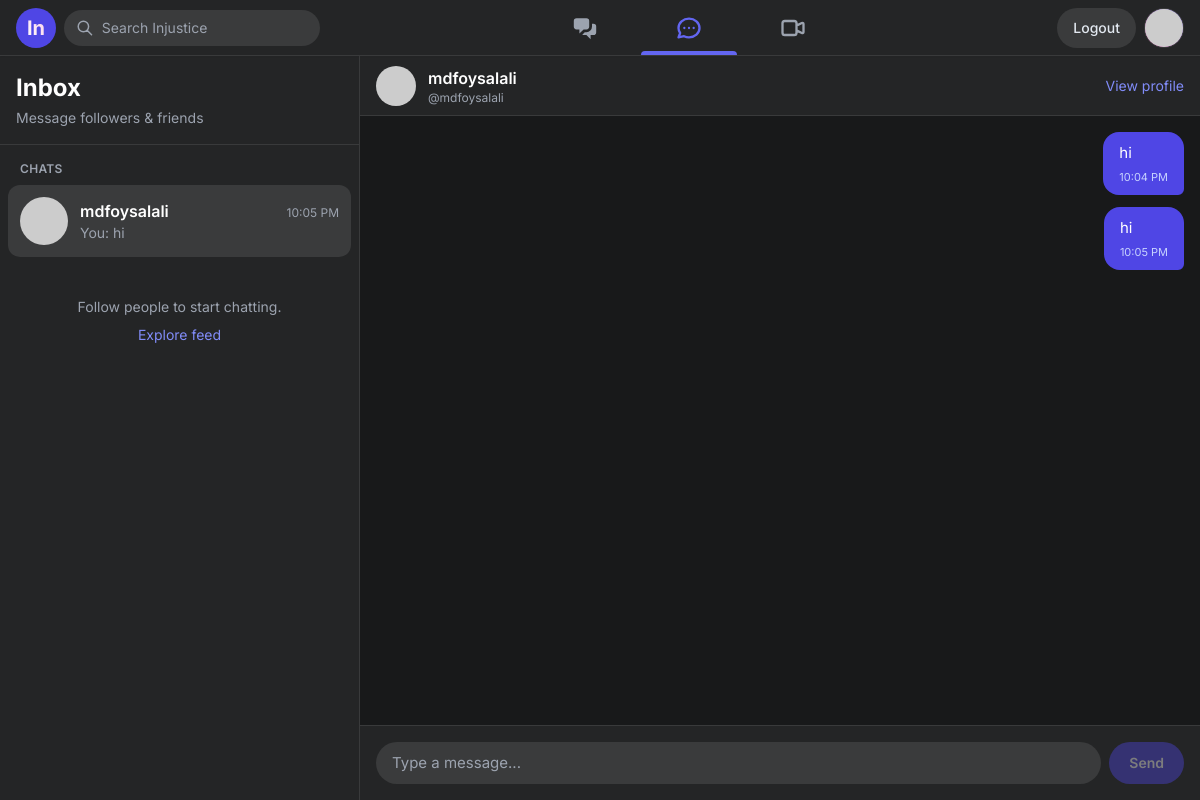
/inbox/mdfoysalali/ (signed in), run on the app's committed database.
### HomePage/models.py (models this page shows, shortened)
class Conversation(models.Model):
    user_one = models.ForeignKey(User, on_delete=models.CASCADE, related_name='conversations_as_one')
    user_two = models.ForeignKey(User, on_delete=models.CASCADE, related_name='conversations_as_two')
    updated_at = models.DateTimeField(auto_now=True)
    class Meta:
        unique_together = ('user_one', 'user_two')
    def other_user(self, current_user):
        return self.user_two if self.user_one_id == current_user.id else self.user_one
    @classmethod
    def get_between(cls, user_a, user_b):
        if user_a.id > user_b.id:
            user_a, user_b = user_b, user_a
        conversation, _ = cls.objects.get_or_create(user_one=user_a, user_two=user_b)
        return conversation

class DirectMessage(models.Model):
    conversation = models.ForeignKey(Conversation, related_name='messages', on_delete=models.CASCADE)
    sender = models.ForeignKey(User, on_delete=models.CASCADE)
    text = models.TextField()
    created_at = models.DateTimeField(auto_now_add=True)
    is_read = models.BooleanField(default=False)
    class Meta:
        ordering = ['created_at']

### HomePage/views.py (the view)
# urls.py: path('inbox/', views.inbox, name='inbox'),
@login_required(login_url='login')
def inbox(request, username=None):
    conversations = Conversation.objects.filter(
        Q(user_one=request.user) | Q(user_two=request.user)
    ).select_related('user_one', 'user_two').order_by('-updated_at')
    conversation_list = []
    for conv in conversations:
        other = conv.other_user(request.user)
        last_msg = conv.messages.order_by('-created_at').first()
        unread = conv.messages.filter(is_read=False).exclude(sender=request.user).count()
        conversation_list.append({
            'conversation': conv,
            'other_user': other,
            'last_message': last_msg,
            'unread_count': unread,
            'connection_label': _connection_label(request.user, other),
        })
    conversation_user_ids = {item['other_user'].id for item in conversation_list}
    contacts = []
    for contact in get_messageable_users(request.user):
        if contact.id in conversation_user_ids:
            continue
        contacts.append({
            'user': contact,
            'connection_label': _connection_label(request.user, contact),
        })
    active_user = None
    active_messages = []
    if username:
        active_user = get_object_or_404(User, username=username)
        if not users_can_message(request.user, active_user):
            messages.error(request, 'You can only message followers and friends.')
            return redirect('inbox')
        active_messages = Conversation.get_between(
            request.user, active_user
        ).messages.select_related('sender').order_by('created_at')
        active_messages.filter(is_read=False).exclude(sender=request.user).update(is_read=True)
    return render(request, 'inbox.html', {
        'user': request.user,
        'conversations': conversation_list,
        'contacts': contacts,
        'active_user': active_user,
        'active_messages': active_messages,
    })

### HomePage/views.py (called while the page is built)
def users_can_message(user_a, user_b):
    if user_a == user_b:
        return False
    return UserFollow.objects.filter(
        Q(follower=user_a, following=user_b) | Q(follower=user_b, following=user_a)
    ).exists()

def get_messageable_users(user):
    following_ids = UserFollow.objects.filter(follower=user).values_list('following_id', flat=True)
    follower_ids = UserFollow.objects.filter(following=user).values_list('follower_id', flat=True)
    return User.objects.filter(id__in=set(following_ids) | set(follower_ids)).order_by('username')

def _connection_label(current_user, other_user):
    i_follow = UserFollow.objects.filter(follower=current_user, following=other_user).exists()
    they_follow = UserFollow.objects.filter(follower=other_user, following=current_user).exists()
    if i_follow and they_follow:
        return 'Friend'
    if i_follow:
        return 'Following'
    return 'Follower'

### HomePage/templates/inbox.html (shortened to what this page needs)
<!DOCTYPE html>
<html lang="en">
<head>
    <script src="https://cdn.tailwindcss.com"></script>
</head>
<body class="bg-[#18191a] text-slate-200 font-sans min-h-screen overflow-hidden flex flex-col">
    <header class="sticky top-0 z-50 w-full h-[56px] bg-[#242526] border-b border-[#393a3b] shadow-sm flex items-center justify-between px-4 flex-shrink-0">
        <div class="flex items-center gap-2">
            <a href="{% url 'home' %}" class="w-10 h-10 bg-indigo-600 rounded-full flex items-center justify-center text-white font-bold text-xl hover:bg-indigo-500 transition">
                <span class="text-transparent bg-clip-text bg-gradient-to-tr from-white to-pink-200">In</span>
            </a>
            <div class="hidden md:flex items-center bg-[#3a3b3c] rounded-full px-3 py-2 w-64">
                <svg xmlns="http://www.w3.org/2000/svg" class="h-5 w-5 text-gray-400" fill="none" viewBox="0 0 24 24" stroke="currentColor"><path stroke-linecap="round" stroke-linejoin="round" stroke-width="2" d="M21 21l-6-6m2-5a7 7 0 11-14 0 7 7 0 0114 0z" /></svg>
                <input type="text" placeholder="Search Injustice" class="bg-transparent border-none outline-none text-sm ml-2 text-slate-200 w-full placeholder-gray-400">
            </div>
        </div>
        <div class="hidden sm:flex flex-1 justify-center max-w-2xl gap-2 h-full">
            <a href="{% url 'home' %}" class="w-24 h-full flex items-center justify-center hover:bg-[#3a3b3c] rounded-lg text-gray-400 hover:text-gray-200 transition">
                <svg xmlns="http://www.w3.org/2000/svg" class="h-7 w-7" viewBox="0 0 20 20" fill="currentColor"><path d="M2 5a2 2 0 012-2h7a2 2 0 012 2v4a2 2 0 01-2 2H9l-3 3v-3H4a2 2 0 01-2-2V5z" /><path d="M15 7v2a4 4 0 01-4 4H9.828l-1.766 1.767c.28.149.599.233.938.233h2l3 3v-3h2a2 2 0 002-2V9a2 2 0 00-2-2h-1z" /></svg>
            </a>
            <a href="{% url 'inbox' %}" class="w-24 h-full flex items-center justify-center text-indigo-500 relative after:absolute after:bottom-0 after:left-0 after:w-full after:h-1 after:bg-indigo-500 after:rounded-t-md">
            </a>
            <a href="{% url 'reels' %}" class="w-24 h-full flex items-center justify-center hover:bg-[#3a3b3c] rounded-lg text-gray-400 hover:text-gray-200 transition">
            </a>
        </div>
        <div class="flex items-center gap-2">
            <a href="{% url 'logout' %}" class="h-10 px-4 rounded-full bg-[#3a3b3c] hover:bg-[#4e4f50] flex items-center justify-center transition text-sm font-medium">Logout</a>
            <a href="{% url 'profile' user.username %}" class="w-10 h-10 rounded-full bg-gradient-to-tr from-pink-500 to-indigo-500 overflow-hidden relative border border-[#3a3b3c]">
                <img src="https://ui-avatars.com/api/?name={{ user.username|default:'U' }}&background=transparent&color=fff" class="w-full h-full object-cover" alt="">
            </a>
        </div>
    </header>
    <div class="flex flex-1 max-w-[1200px] w-full mx-auto overflow-hidden">
        <aside class="w-full sm:w-[360px] border-r border-[#393a3b] bg-[#242526] flex flex-col {% if active_user %}hidden sm:flex{% endif %}">
            <div class="p-4 border-b border-[#393a3b]">
                <h1 class="text-2xl font-bold text-white">Inbox</h1>
                <p class="text-sm text-gray-400 mt-1">Message followers &amp; friends</p>
            </div>
            <div class="flex-1 overflow-y-auto">
                {% if conversations %}
                <div class="p-2">
                    <p class="px-3 py-2 text-xs font-semibold text-gray-400 uppercase tracking-wide">Chats</p>
                    {% for item in conversations %}
                    <a href="{% url 'inbox_chat' item.other_user.username %}"
                       class="flex items-center gap-3 p-3 rounded-xl hover:bg-[#3a3b3c] transition {% if active_user and active_user.username == item.other_user.username %}bg-[#3a3b3c]{% endif %}">
                        <img src="https://ui-avatars.com/api/?name={{ item.other_user.username }}&background=2563eb&color=fff" class="w-12 h-12 rounded-full flex-shrink-0" alt="">
                        <div class="flex-1 min-w-0">
                            <div class="flex justify-between items-baseline gap-2">
                                <span class="font-semibold text-white truncate">{{ item.other_user.first_name|default:item.other_user.username }}</span>
                                {% if item.last_message %}
                                <span class="text-xs text-gray-400 flex-shrink-0">{{ item.last_message.created_at|time:"g:i A" }}</span>
                                {% endif %}
                            </div>
                            <p class="text-sm text-gray-400 truncate">
                                {% if item.last_message %}
                                    {% if item.last_message.sender == user %}You: {% endif %}{{ item.last_message.text }}
                                {% else %}
                                    Start a conversation
                                {% endif %}
                            </p>
                        </div>
                    </a>
                    {% endfor %}
                </div>
                {% endif %}
                {% if contacts %}
                <div class="p-2 border-t border-[#393a3b]">
                    <p class="px-3 py-2 text-xs font-semibold text-gray-400 uppercase tracking-wide">Followers &amp; Friends</p>
                    {% for item in contacts %}
                    <a href="{% url 'inbox_chat' item.user.username %}"
                       class="flex items-center gap-3 p-3 rounded-xl hover:bg-[#3a3b3c] transition">
                        <img src="https://ui-avatars.com/api/?name={{ item.user.username }}&background=2563eb&color=fff" class="w-10 h-10 rounded-full flex-shrink-0" alt="">
                        <div class="flex-1 min-w-0">
                            <p class="font-semibold text-white truncate">{{ item.user.first_name|default:item.user.username }}</p>
                            <p class="text-xs text-indigo-400">{{ item.connection_label }}</p>
                        </div>
                    </a>
                    {% endfor %}
                </div>
                {% else %}
                <div class="p-8 text-center text-gray-400 text-sm">
                    <p>Follow people to start chatting.</p>
                    <a href="{% url 'home' %}" class="text-indigo-400 hover:underline mt-2 inline-block">Explore feed</a>
                </div>
                {% endif %}
            </div>
        </aside>
        <main class="flex-1 flex flex-col bg-[#18191a] {% if not active_user %}hidden sm:flex{% endif %}">
            {% if active_user %}
            <div class="h-[60px] border-b border-[#393a3b] bg-[#242526] flex items-center gap-3 px-4 flex-shrink-0">
                <img src="https://ui-avatars.com/api/?name={{ active_user.username }}&background=2563eb&color=fff" class="w-10 h-10 rounded-full" alt="">
                <div>
                    <p class="font-semibold text-white">{{ active_user.first_name|default:active_user.username }}</p>
                    <p class="text-xs text-gray-400">@{{ active_user.username }}</p>
                </div>
                <a href="{% url 'profile' active_user.username %}" class="ml-auto text-sm text-indigo-400 hover:underline">View profile</a>
            </div>
            <div id="messageList" class="flex-1 overflow-y-auto p-4 space-y-3">
                {% for msg in active_messages %}
                <div class="flex {% if msg.sender == user %}justify-end{% else %}justify-start{% endif %}">
                    <div class="max-w-[75%] px-4 py-2.5 rounded-2xl text-[15px] {% if msg.sender == user %}bg-indigo-600 text-white rounded-br-md{% else %}bg-[#3a3b3c] text-slate-200 rounded-bl-md{% endif %}">
                        <p class="whitespace-pre-wrap break-words">{{ msg.text }}</p>
                        <p class="text-[11px] mt-1 {% if msg.sender == user %}text-indigo-200{% else %}text-gray-400{% endif %} text-right">{{ msg.created_at|time:"g:i A" }}</p>
                    </div>
                </div>
                {% endfor %}
            </div>
            <form id="messageForm" class="p-4 border-t border-[#393a3b] bg-[#242526] flex gap-2 flex-shrink-0">
                <input type="text" id="messageInput" name="message" placeholder="Type a message..." autocomplete="off"
                       class="flex-1 bg-[#3a3b3c] rounded-full px-4 py-2.5 text-[15px] text-white placeholder-gray-400 outline-none focus:ring-2 focus:ring-indigo-500/50">
                <button type="submit" id="sendBtn" class="bg-indigo-600 hover:bg-indigo-700 text-white px-5 py-2.5 rounded-full font-semibold text-sm transition disabled:opacity-40" disabled>Send</button>
            </form>
            {% endif %}
        </main>
    </div>
</body>
</html>

### data on the page
Conversation: other_user.first_name "mdfoysalali", last_message.created_at "10:05 PM", last_message.text "hi"
DirectMessage: text "hi", created_at "10:04 PM"
DirectMessage: text "hi", created_at "10:05 PM"

### other printed values
{{ active_user.first_name|default:active_user.username }} "mdfoysalali"
{{ active_user.username }} "mdfoysalali"
